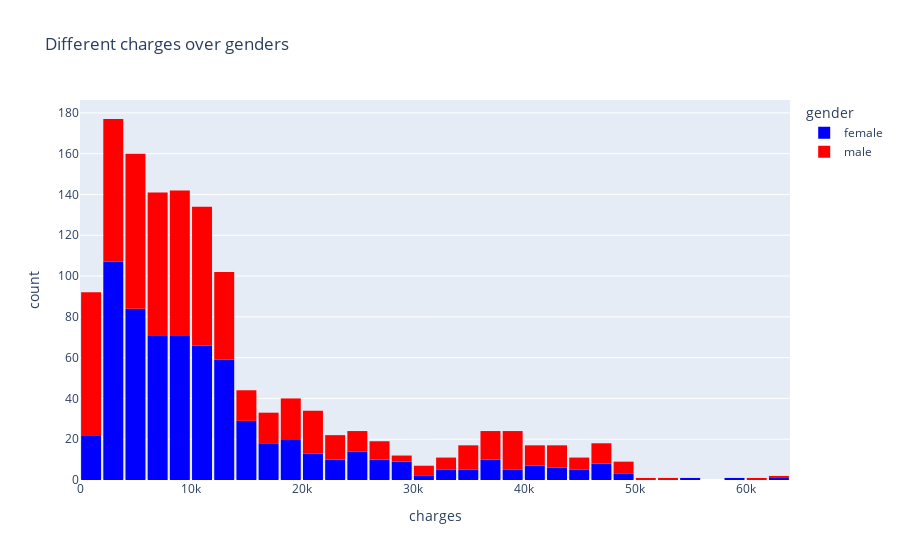

This figure's notebook cell:
### Code cell
fig = px.histogram(insurance_df,
                   x = 'charges',
                   color = 'gender',
                   color_discrete_sequence = ["blue","red"],
                   title = 'Different charges over genders'
               
)
fig.update_layout(bargap=0.1)
fig.show()

### Figure 1 — Plotly figure (JSON) as saved in the notebook; plotly's stock layout.template omitted (floating-point values rounded to 4 significant figures; data arrays with more than 128 entries replaced by an {"elided": "..."} marker saying what was removed)
{"data": [{"alignmentgroup": "True", "bingroup": "x", "hovertemplate": "gender=female<br>charges=%{x}<br>count=%{y}<extra></extra>", "legendgroup": "female", "marker": {"color": "blue", "pattern": {"shape": ""}}, "name": "female", "offsetgroup": "female", "orientation": "v", "showlegend": true, "type": "histogram", "x": {"elided": "662 float values"}, "xaxis": "x", "yaxis": "y"}, {"alignmentgroup": "True", "bingroup": "x", "hovertemplate": "gender=male<br>charges=%{x}<br>count=%{y}<extra></extra>", "legendgroup": "male", "marker": {"color": "red", "pattern": {"shape": ""}}, "name": "male", "offsetgroup": "male", "orientation": "v", "showlegend": true, "type": "histogram", "x": {"elided": "676 float values"}, "xaxis": "x", "yaxis": "y"}], "layout": {"bargap": 0.1, "barmode": "relative", "legend": {"title": {"text": "gender"}, "tracegroupgap": 0}, "title": {"text": "Different charges over genders"}, "xaxis": {"anchor": "y", "domain": [0, 1], "title": {"text": "charges"}}, "yaxis": {"anchor": "x", "domain": [0, 1], "title": {"text": "count"}}}}
